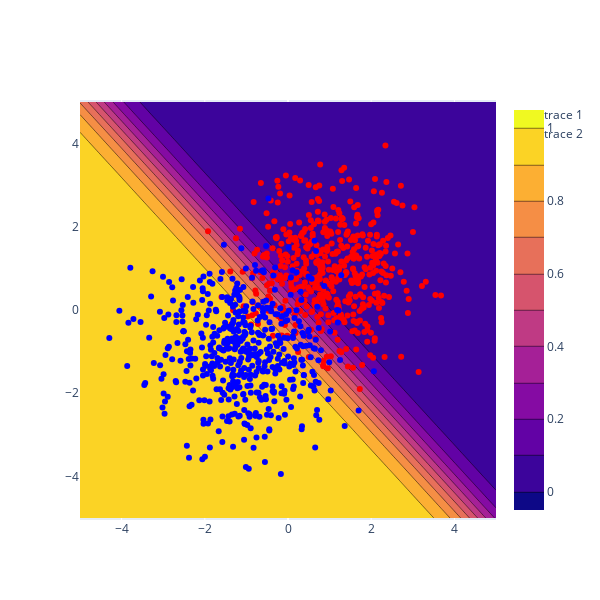

This figure's notebook cell:
### Code cell
xx = np.linspace(-5, 5, 100)
yy = np.linspace(-5, 5, 100)
xx, yy = np.meshgrid(xx, yy)
xx, yy = xx.flatten(), yy.flatten()
mock_data = np.array([np.ones(len(xx)), xx, yy]).T
values = sigmoid(mock_data, beta)
go.Figure(
    [
        go.Contour(x=xx, y=yy, z=values),
        go.Scatter(x=X[y==0, 1], y=X[y==0, 2], mode='markers', marker_color='red'),
        go.Scatter(x=X[y==1, 1], y=X[y==1, 2], mode='markers', marker_color='blue')
    ],
    layout=dict(
        xaxis=dict(scaleanchor='y', scaleratio=1),
        width=600, height=600
    )
)

### Figure 1 — Plotly figure (JSON) as saved in the notebook; plotly's stock layout.template omitted (floating-point values rounded to 4 significant figures; data arrays with more than 128 entries replaced by an {"elided": "..."} marker saying what was removed)
{"data": [{"type": "contour", "x": {"elided": "10000 float values"}, "y": {"elided": "10000 float values"}, "z": {"elided": "10000 float values"}}, {"marker": {"color": "red"}, "mode": "markers", "type": "scatter", "x": {"elided": "500 float values"}, "y": {"elided": "500 float values"}}, {"marker": {"color": "blue"}, "mode": "markers", "type": "scatter", "x": {"elided": "500 float values"}, "y": {"elided": "500 float values"}}], "layout": {"height": 600, "width": 600, "xaxis": {"scaleanchor": "y", "scaleratio": 1}}}
